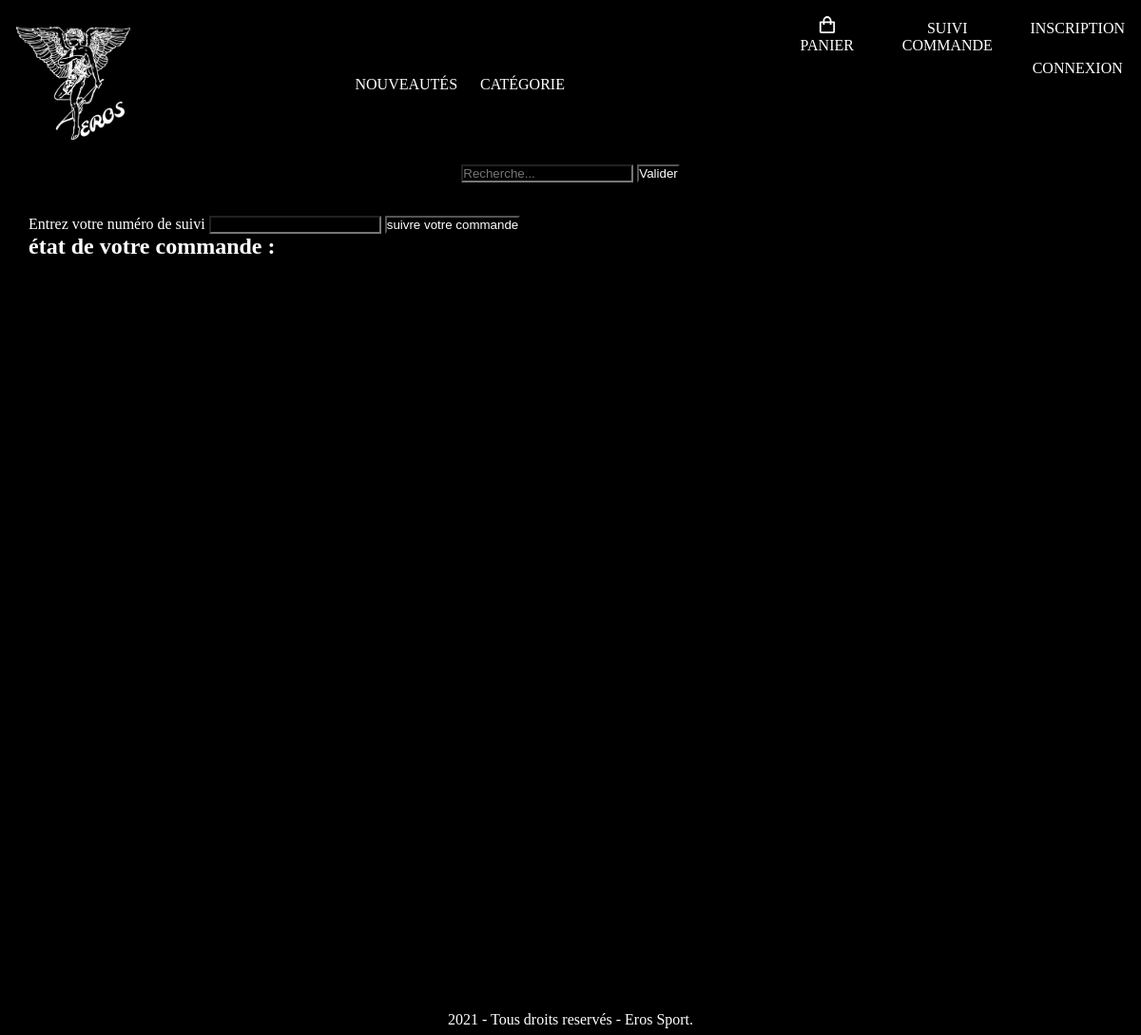
The page /page_suivi.php?id_suivi=1 on the database as committed earlier.
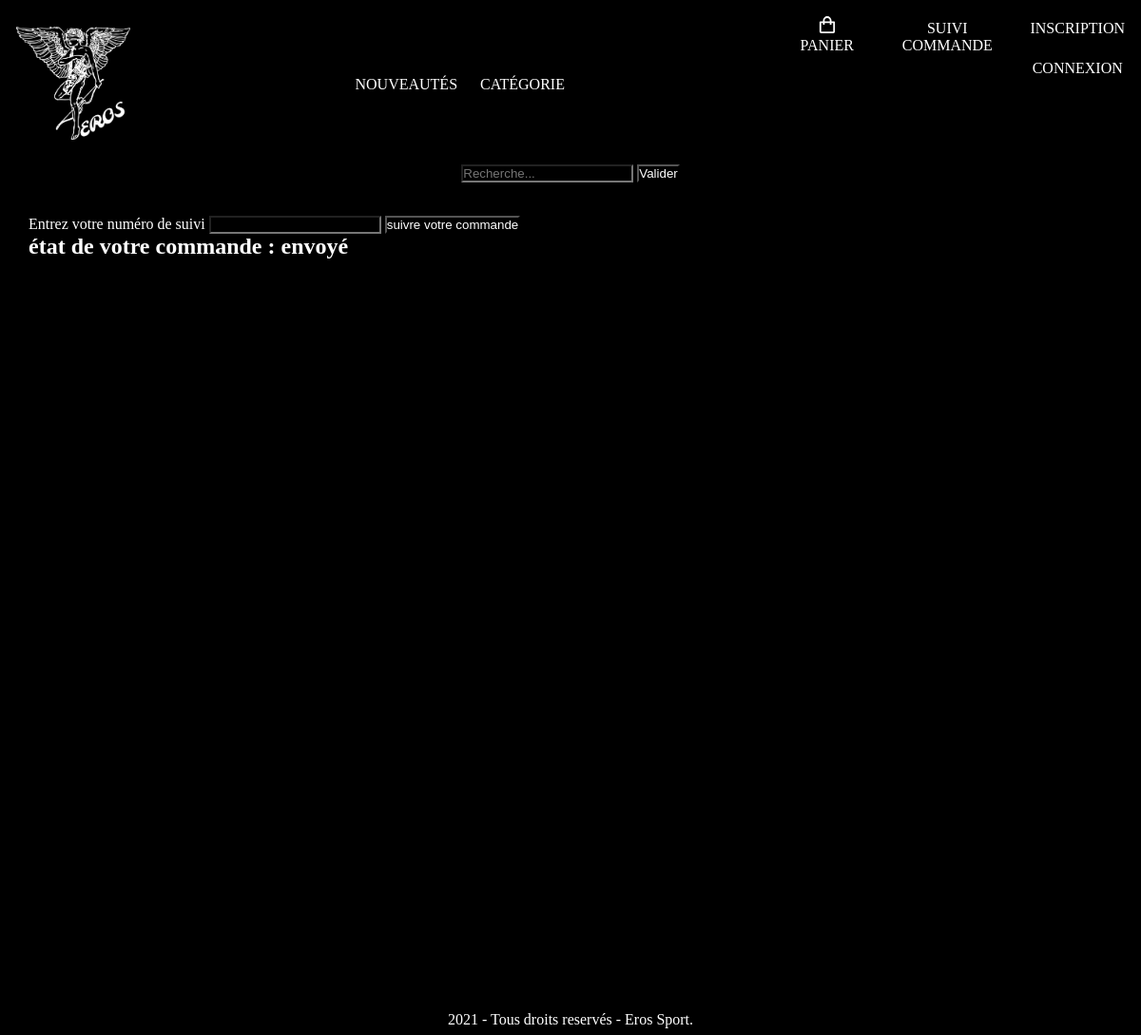
The same page on the database as committed later.
### tables this page shows
CREATE TABLE IF NOT EXISTS `commande` (
  `id_commande` int(3) NOT NULL AUTO_INCREMENT,
  `id_membre` int(3) DEFAULT NULL,
  `montant` int(3) NOT NULL,
  `date_enregistrement` datetime NOT NULL,
  `id_etat` int(11) NOT NULL DEFAULT '1',
  PRIMARY KEY (`id_commande`),
  KEY `id_etat` (`id_etat`)
);

CREATE TABLE IF NOT EXISTS `etat_commande` (
  `id_etat` int(11) NOT NULL AUTO_INCREMENT,
  `etat` varchar(255) NOT NULL,
  PRIMARY KEY (`id_etat`)
);

### inc/fonction.inc.php (called while the page is built, shortened)
<?php
function executeRequete($req)
{
    global $mysqli;
    $resultat = $mysqli->query($req);
    return $resultat;
}
?>

### public/page_suivi.php (the view, shortened to what this page needs)
<?php
if (isset($_GET['id_suivi']) AND !empty($_GET['id_suivi'])) {
    $requete = executeRequete("SELECT * FROM commande INNER JOIN etat_commande ON commande.id_etat = etat_commande.id_etat WHERE id_commande = '$_GET[id_suivi]'");
    $suivi = $requete->fetch_assoc();
    $resultat = "état de votre commande : $suivi[etat]";
}
require_once("../inc/haut.inc.php");?>
<form action="">
    <label for="id_suivi">Entrez votre numéro de suivi</label>
    <input type="text" name="id_suivi">
    <input type="submit" value="suivre votre commande" name="suivi_commande">
</form>
<h2><?php if(isset($_GET['id_suivi'])){echo $resultat;} ?></h2>
<?php require_once("../inc/bas.inc.php"); ?>

Rows that differ between the two databases and show on the page:
now on this page (row edited): commande: id_etat.etat "état de votre commande : envoyé"
Other text that changed with them:
$resultat: "état de votre commande :" → (not shown)
